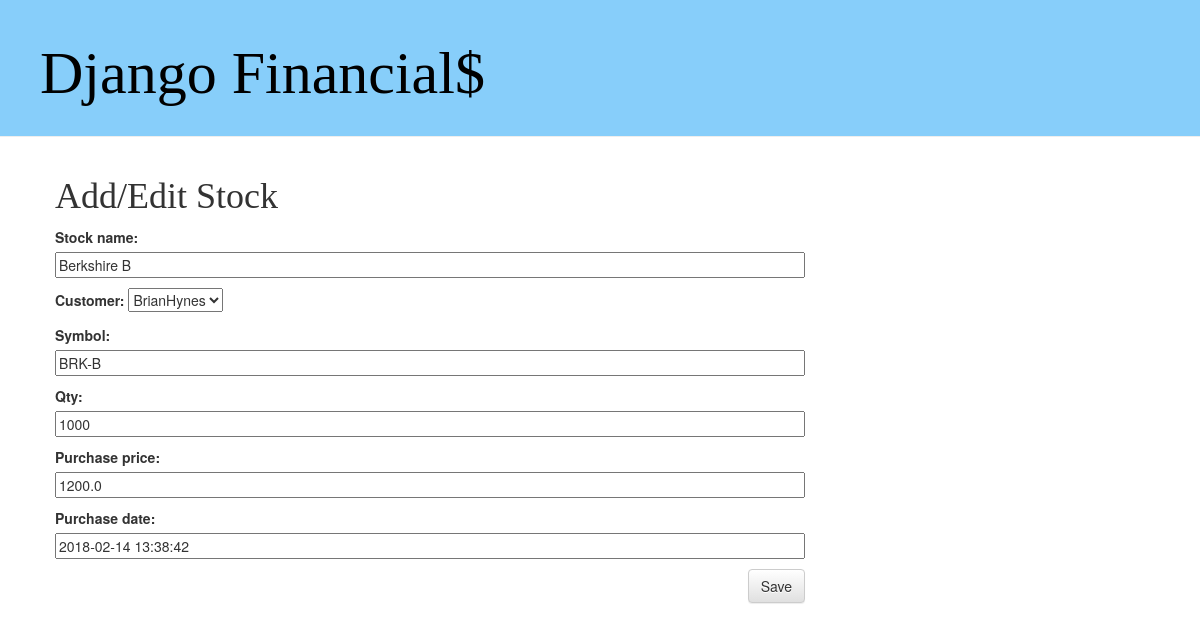
The page /stock/2/edit/ on the database as committed earlier.
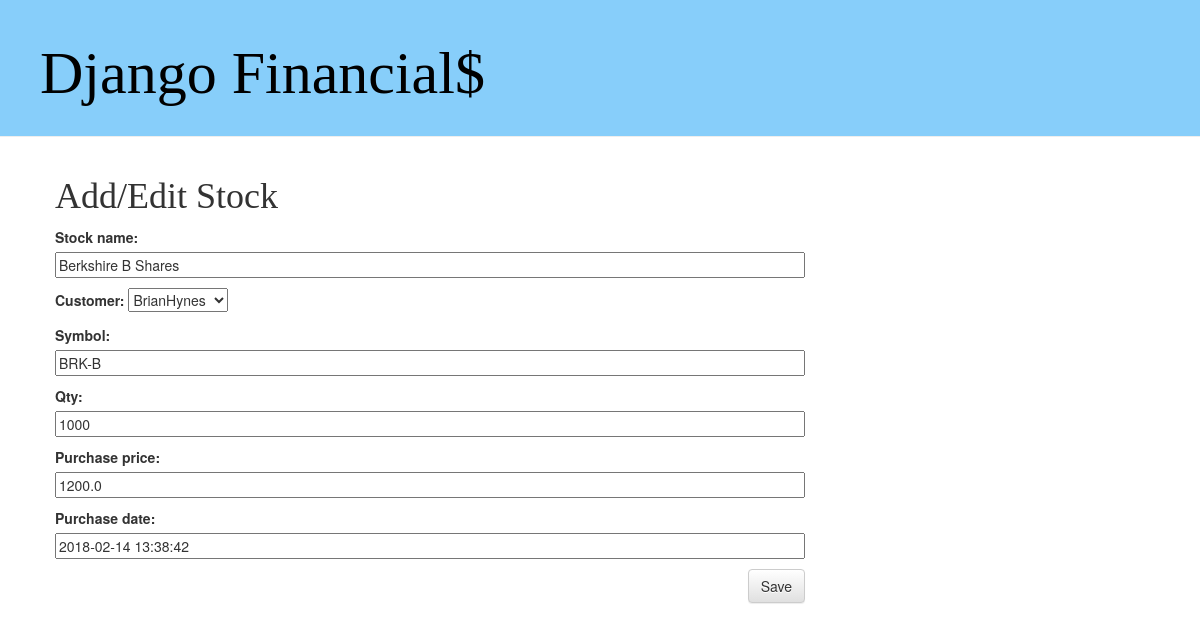
The same page on the database as committed later.
### Financials/models.py (models this page shows, shortened)
class Stock(models.Model):
    customer = models.ForeignKey(Customer, on_delete=models.CASCADE)
    stock_name = models.CharField(max_length=100)
    symbol = models.CharField(max_length=10)
    qty = models.IntegerField(null=False, blank=False)
    purchase_price = models.FloatField(null=False, blank=False)
    purchase_date = models.DateTimeField(
            default=timezone.now)
    created_date = models.DateTimeField(
            default=timezone.now)
    modified_date = models.DateTimeField(
            blank=True, null=True)

### Financials/views.py (the view)
# urls.py: url(r'^stock/(?P<pk>\d+)/edit/$', views.stock_edit, name='stock_edit'),
def stock_edit(request, pk):
    stock = get_object_or_404(Stock, pk=pk)
    if request.method == "POST":
        form = StockForm(request.POST, instance=stock)
        if form.is_valid():
            stock = form.save(commit=False)
            stock.author = request.user
            stock.published_date = timezone.now()
            stock.modified_date = timezone.now()
            stock.save()
            return redirect('stock_detail', pk=stock.pk)
    else:
        form = StockForm(instance=stock)
    return render(request, 'Financials/stock_edit.html', {'form': form})

### Financials/forms.py
class StockForm(forms.ModelForm):
    class Meta:
        model = Stock
        fields = ('stock_name','customer','symbol','qty','purchase_price','purchase_date',)

### Financials/models.py (called while the page is built)
    def __str__(self):
        return self.customer_name

### Financials/Templates/Financials/stock_edit.html
{% extends 'Financials/base.html' %}
{% block content %}
    <h1>Add/Edit Stock</h1>
    <form method="POST" class="post-form">{% csrf_token %}
        {{ form.as_p }}
        <button type="submit" class="save btn btn-default">Save</button>
    </form>
{% endblock %}

Rows that differ between the two databases and show on the page:
changed Stock "BrianHynes": stock_name "Berkshire B" → "Berkshire B Shares"
